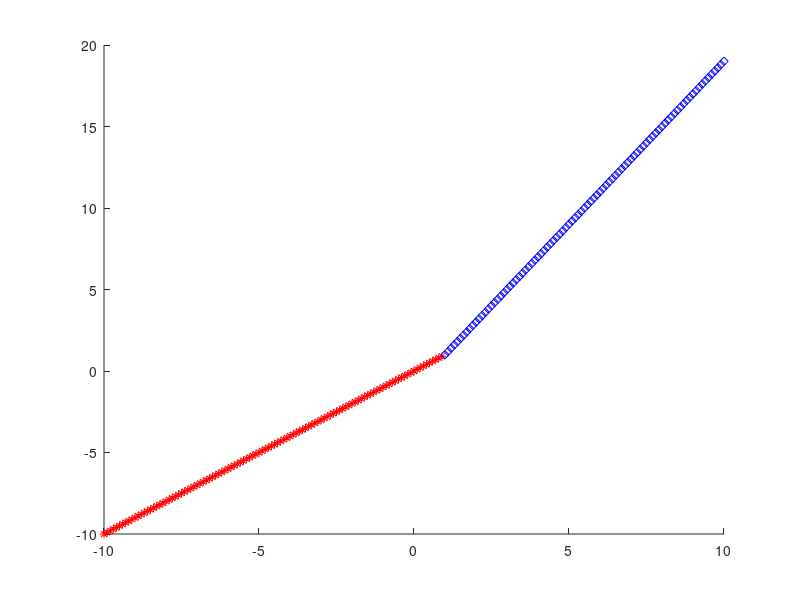

The MATLAB script that drew this image: (Note: this script raises an error after producing the figure.)
x = -10:0.1:40;
x1 = x(1:110);
x2 = x(111:201);
x3 = x(202:401);
x4 = x(402:501);

for index = 1:numel(x1)
    y1(index) = x1(index);
end

for index = 1:numel(x2)
    y2(index) = 2 * x2(index) - 1;
end

for index = 1:numel(x3)
    y3(index) = 3 * x3(index) - 11;
end

for index = 1:numel(x4)
    y4(index) = sin(x4(index)) + log(x4(index));
end

plot(x1, y1, 'r*', x2, y2, 'bd', x3, y3, 'gH', x4, y4, 'y^')